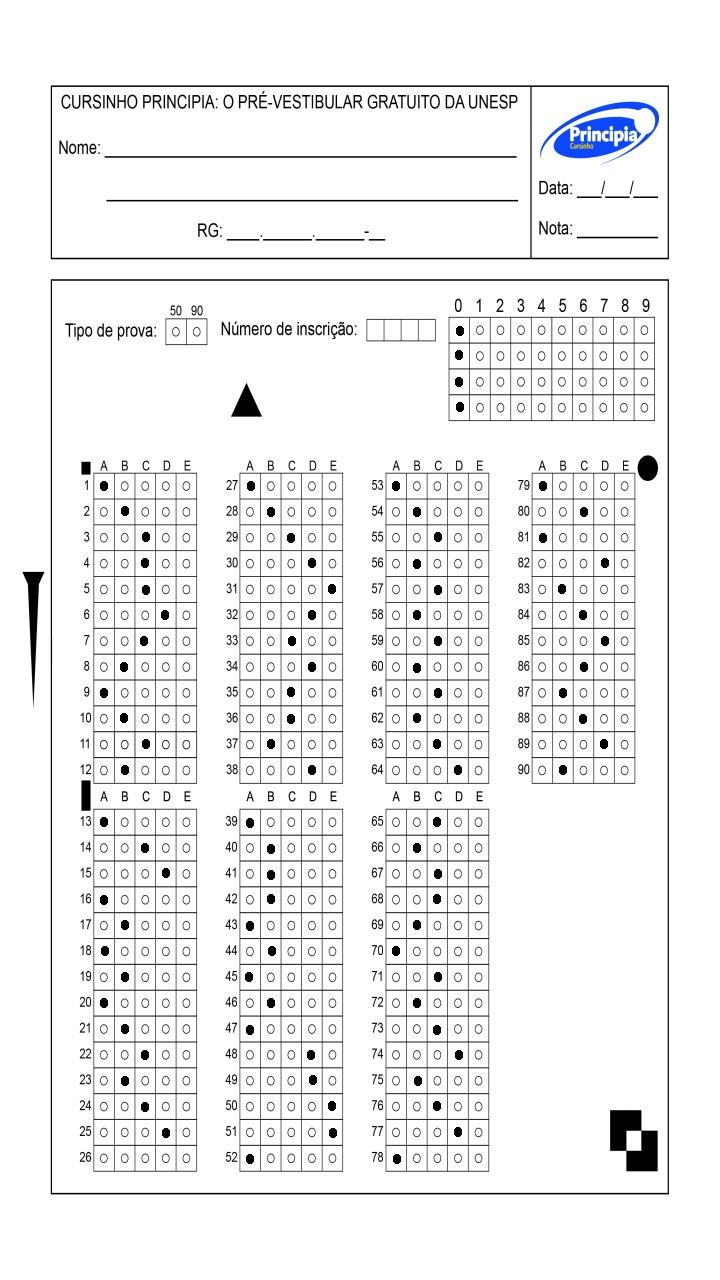
#> input picture Prova0.jpg, 720 x 1280 px
$ python resizeaimage.py
#> lines starting #> are read from the running program, lines starting #| are printed output that depends on the picture
import cv2

img = cv2.imread('Prova0.jpg', cv2.IMREAD_UNCHANGED)
#> img is the input picture: shape (1280, 720, 3); mean B, G, R 239.7, 239.3, 239.1

print('Original Dimensions : ',img.shape)
#| Original Dimensions :  (1280, 720, 3)


width = 1241
height = 1754
dim = (width, height)
# resize image
resized = cv2.resize(img, dim, interpolation = cv2.INTER_AREA)
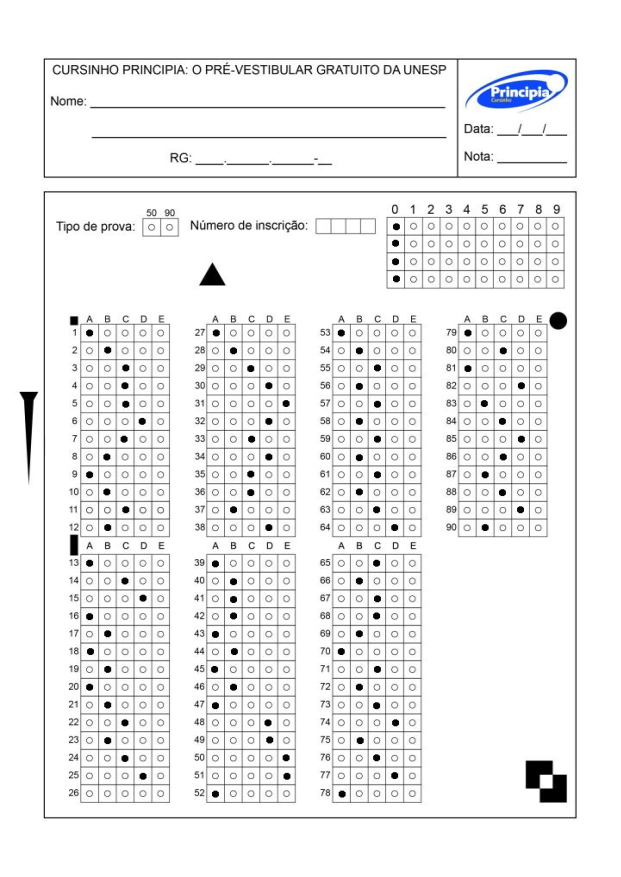
#> resized: shape (1754, 1241, 3) (shown at 1/2 size); mean B, G, R 239.7, 239.3, 239.1

print('Resized Dimensions : ',resized.shape)
#| Resized Dimensions :  (1754, 1241, 3)

cv2.imwrite('prova1.jpg', resized)

$ run again, with NewGabarito.jpg copied over Prova0.jpg
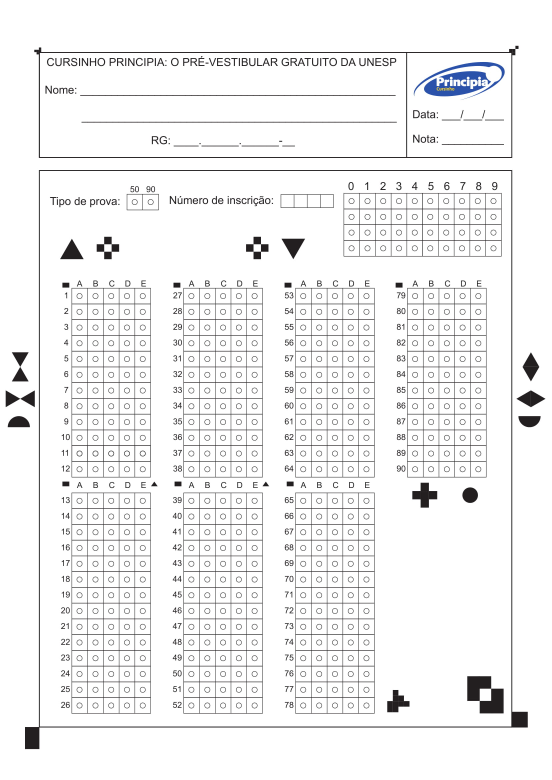
#> input picture NewGabarito.jpg, 1654 x 2339 px (shown at 1/3 size)
#> img is the input picture: shape (2339, 1654, 3); mean B, G, R 241.5, 241.2, 241.2
#| Original Dimensions :  (2339, 1654, 3)
#> `resized = cv2.resize(img, dim, interpolation = cv2.INTER_AREA)`:
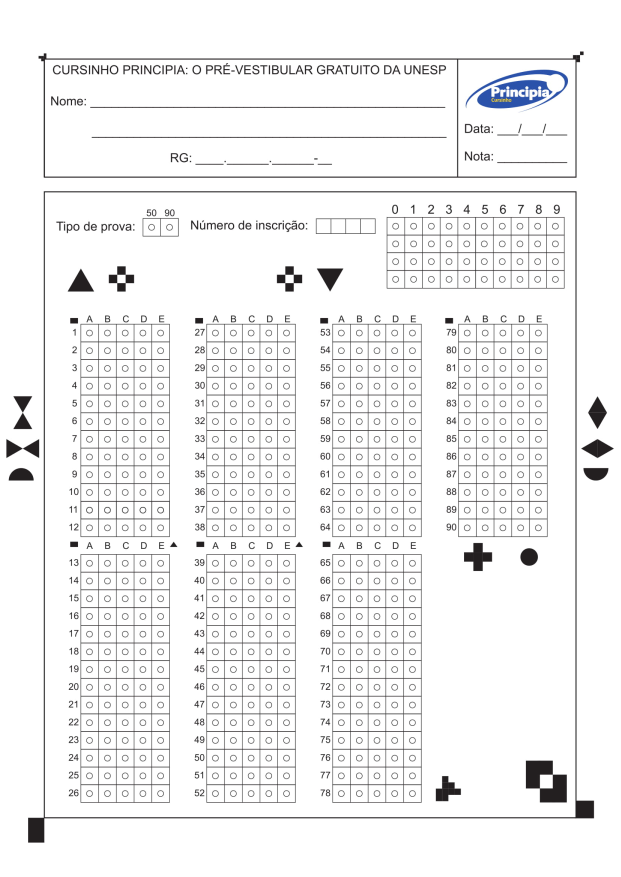
#> resized: shape (1754, 1241, 3) (shown at 1/2 size); mean B, G, R 241.5, 241.2, 241.2
#| Resized Dimensions :  (1754, 1241, 3)

$ run again, with base_gabarito_nova.jpg copied over Prova0.jpg
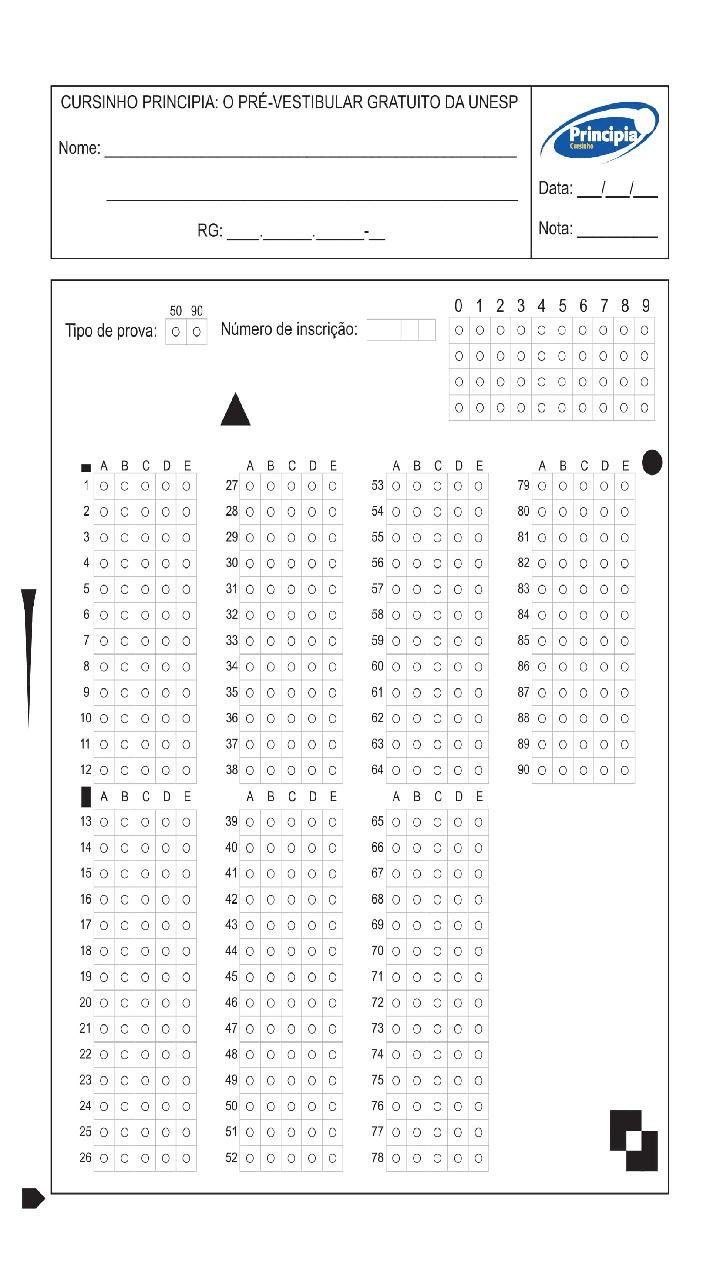
#> input picture base_gabarito_nova.jpg, 720 x 1280 px
#> img is the input picture: shape (1280, 720, 3); mean B, G, R 245.6, 245.5, 245.3
#| Original Dimensions :  (1280, 720, 3)
#> `resized = cv2.resize(img, dim, interpolation = cv2.INTER_AREA)`:
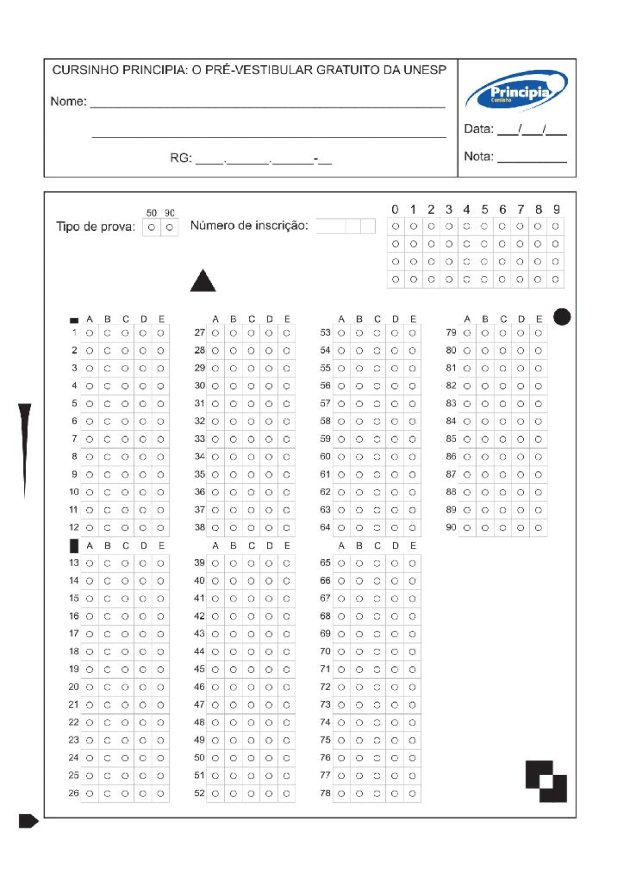
#> resized: shape (1754, 1241, 3) (shown at 1/2 size); mean B, G, R 245.6, 245.4, 245.2
#| Resized Dimensions :  (1754, 1241, 3)
